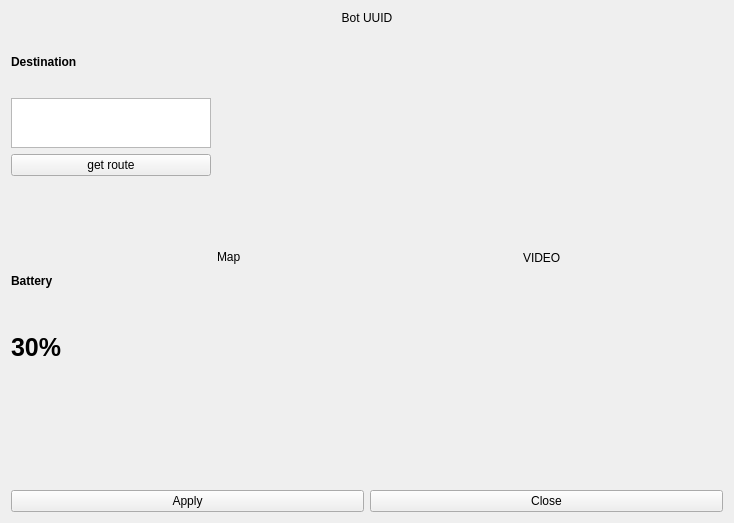
<?xml version="1.0" encoding="UTF-8"?>
<ui version="4.0">
 <class>BotSpecification</class>
 <widget class="QWidget" name="BotSpecification">
  <property name="geometry">
   <rect>
    <x>0</x>
    <y>0</y>
    <width>653</width>
    <height>523</height>
   </rect>
  </property>
  <property name="windowTitle">
   <string>Form</string>
  </property>
  <layout class="QVBoxLayout" name="verticalLayout">
   <item>
    <layout class="QVBoxLayout" name="layoutTitle">
     <item>
      <widget class="QLabel" name="labelTitle">
       <property name="text">
        <string>Bot UUID</string>
       </property>
       <property name="alignment">
        <set>Qt::AlignCenter</set>
       </property>
      </widget>
     </item>
    </layout>
   </item>
   <item>
    <layout class="QHBoxLayout" name="layoutHorizon">
     <item>
      <layout class="QVBoxLayout" name="layoutContents">
       <item>
        <widget class="QLabel" name="labelDestination">
         <property name="font">
          <font>
           <weight>75</weight>
           <bold>true</bold>
          </font>
         </property>
         <property name="text">
          <string>Destination</string>
         </property>
         <property name="margin">
          <number>0</number>
         </property>
        </widget>
       </item>
       <item>
        <widget class="QTextEdit" name="textDestination">
         <property name="maximumSize">
          <size>
           <width>16777215</width>
           <height>50</height>
          </size>
         </property>
        </widget>
       </item>
       <item>
        <widget class="QPushButton" name="btnSendDestination">
         <property name="text">
          <string>get route</string>
         </property>
        </widget>
       </item>
       <item>
        <widget class="QLabel" name="labelMargin1">
         <property name="minimumSize">
          <size>
           <width>0</width>
           <height>50</height>
          </size>
         </property>
         <property name="text">
          <string/>
         </property>
        </widget>
       </item>
       <item>
        <widget class="QLabel" name="labelBattery">
         <property name="minimumSize">
          <size>
           <width>200</width>
           <height>0</height>
          </size>
         </property>
         <property name="font">
          <font>
           <weight>75</weight>
           <bold>true</bold>
          </font>
         </property>
         <property name="text">
          <string>Battery</string>
         </property>
        </widget>
       </item>
       <item>
        <widget class="QLabel" name="label">
         <property name="font">
          <font>
           <pointsize>19</pointsize>
           <weight>75</weight>
           <bold>true</bold>
          </font>
         </property>
         <property name="text">
          <string>30%</string>
         </property>
        </widget>
       </item>
       <item>
        <widget class="QLabel" name="labelMargin2">
         <property name="minimumSize">
          <size>
           <width>0</width>
           <height>100</height>
          </size>
         </property>
         <property name="text">
          <string/>
         </property>
        </widget>
       </item>
      </layout>
     </item>
     <item>
      <layout class="QVBoxLayout" name="layoutMap">
       <item>
        <widget class="QLabel" name="label_2">
         <property name="minimumSize">
          <size>
           <width>300</width>
           <height>1</height>
          </size>
         </property>
         <property name="maximumSize">
          <size>
           <width>16777215</width>
           <height>20</height>
          </size>
         </property>
         <property name="text">
          <string>Map</string>
         </property>
        </widget>
       </item>
      </layout>
     </item>
     <item>
      <layout class="QVBoxLayout" name="layoutVideo">
       <item>
        <widget class="QLabel" name="video">
         <property name="minimumSize">
          <size>
           <width>200</width>
           <height>400</height>
          </size>
         </property>
         <property name="text">
          <string>VIDEO</string>
         </property>
        </widget>
       </item>
      </layout>
     </item>
    </layout>
   </item>
   <item>
    <layout class="QHBoxLayout" name="layoutBtn">
     <item>
      <widget class="QPushButton" name="btnApply">
       <property name="text">
        <string>Apply</string>
       </property>
      </widget>
     </item>
     <item>
      <widget class="QPushButton" name="btnCancel">
       <property name="text">
        <string>Close</string>
       </property>
      </widget>
     </item>
    </layout>
   </item>
  </layout>
 </widget>
 <resources/>
 <connections/>
</ui>
